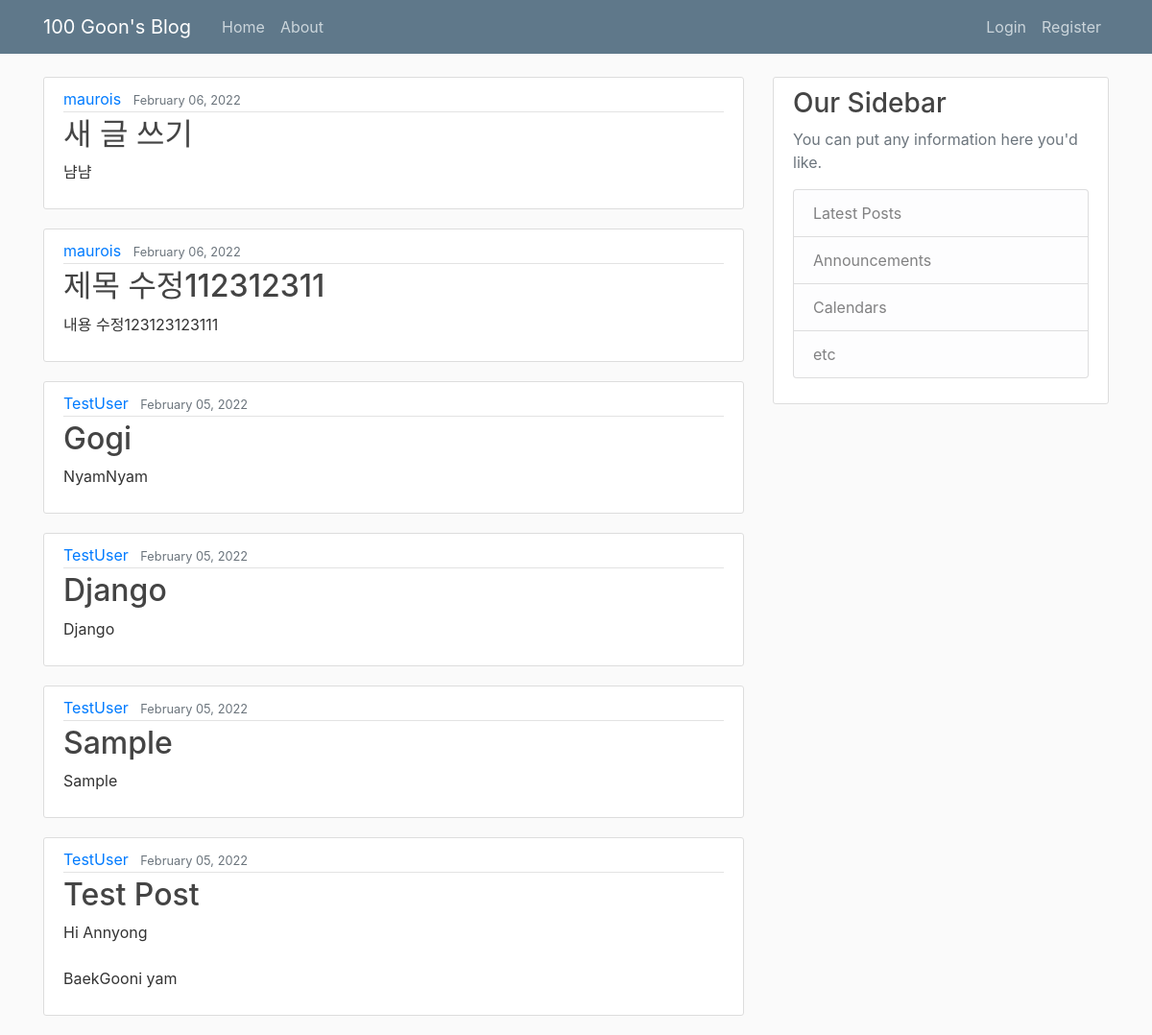
Before: / with the older database file.
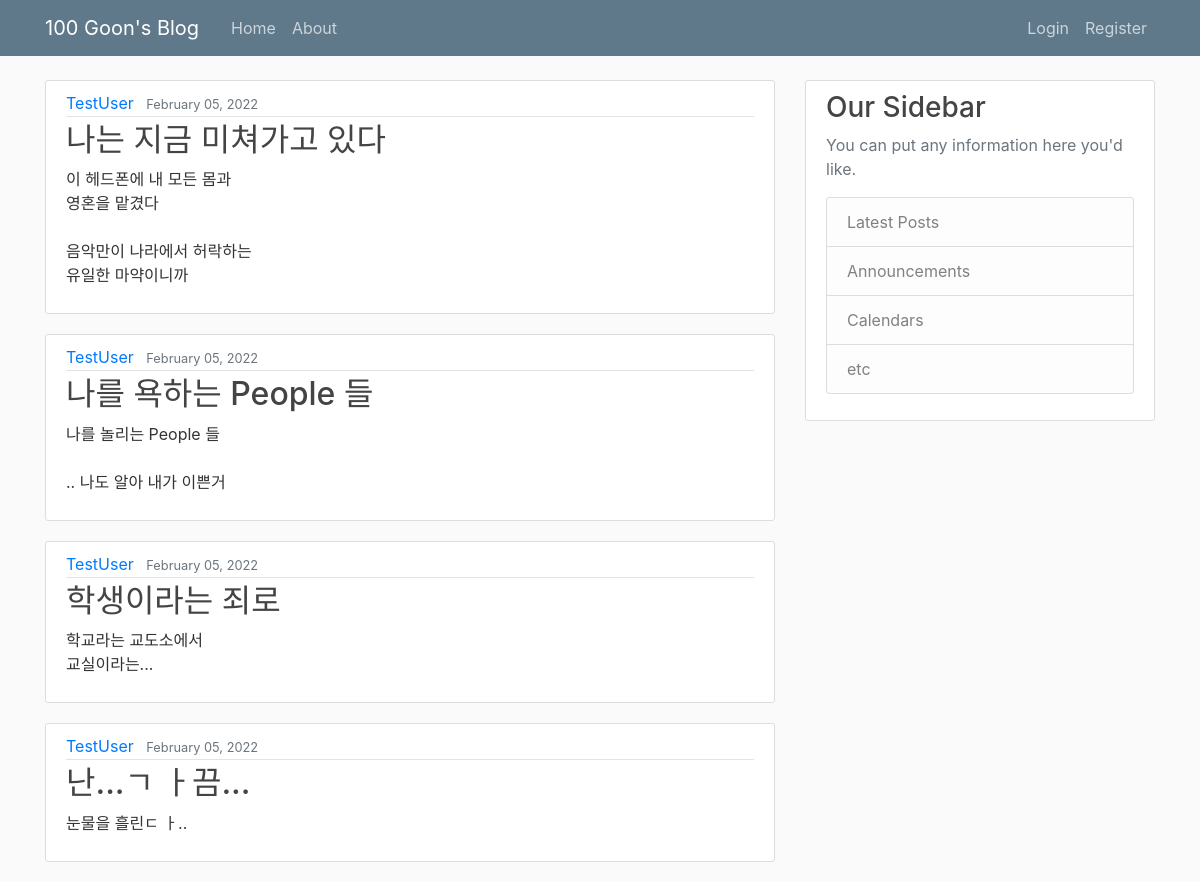
After: the same page with the newer database file.
### blog/models.py (models this page shows, shortened)
class Post(models.Model):
    title = models.CharField(max_length=100)
    content = models.TextField()
    date_posted = models.DateTimeField(default=timezone.now) # 'date published' / default=timezone.now()
    author = models.ForeignKey(User, on_delete=models.CASCADE)

### blog/views.py (the view)
# urls.py: path('', PostListView.as_view(), name='blog-home'),
class PostListView(ListView):
    model = Post
    template_name = 'blog/home.html'
    context_object_name = 'posts'
    ordering = ['-date_posted']

### blog/templates/blog/home.html
{% extends "blog/base.html" %}
{% block content %}
	{% for post in posts %}
		<article class="media content-section">
		  <div class="media-body">
			<div class="article-metadata">
			  <a class="mr-2" href="#">{{ post.author }}</a>
			  <small class="text-muted">{{ post.date_posted|date:"F d, Y" }}</small>
			</div>
			<h2><a class="article-title" href="{% url 'post-detail' post.id %}">{{ post.title }}</a></h2>
			<p class="article-content">{{ post.content }}</p>
		  </div>
		</article>
	{% endfor %}
{% endblock content %}

### blog/templates/blog/base.html (shortened to what this page needs)
{% load static %}
<!doctype html>
<html lang="en">
  <head>
    <link rel="stylesheet" href="https://maxcdn.bootstrapcdn.com/bootstrap/4.0.0/css/bootstrap.min.css">
	<link rel="stylesheet" type="text/css" href="{% static 'blog/main.css' %}">
  </head>
  <body>
  <header class="site-header">
	  <nav class="navbar navbar-expand-md navbar-dark bg-steel fixed-top">
		<div class="container">
		  <a class="navbar-brand mr-4" href="/">100 Goon's Blog</a>
		  <div class="collapse navbar-collapse" id="navbarToggle">
			<div class="navbar-nav mr-auto">
			  <a class="nav-item nav-link" href="{% url 'blog-home'%}">Home</a>
			  <a class="nav-item nav-link" href="{% url 'blog-about'%}">About</a>
			</div>
			<div class="navbar-nav">
			{% if user.is_authenticated %}
				<a class="nav-item nav-link" href="{% url 'post-create' %}">New Post</a>
				<a class="nav-item nav-link" href="{% url 'profile' %}">Profile</a>
				<a class="nav-item nav-link" href="{% url 'logout' %}">Logout</a>
			{% else %}
				<a class="nav-item nav-link" href="{% url 'login' %}">Login</a>
				<a class="nav-item nav-link" href="{% url 'register' %}">Register</a>
			{% endif %}
			</div>
		  </div>
		</div>
	  </nav>
	</header>
	<main role="main" class="container">
	  <div class="row">
		<div class="col-md-8">
			{% block content %}{% endblock %}
		</div>
		<div class="col-md-4">
		  <div class="content-section">
			<h3>Our Sidebar</h3>
			<p class='text-muted'>You can put any information here you'd like.
			  <ul class="list-group">
				<li class="list-group-item list-group-item-light">Latest Posts</li>
				<li class="list-group-item list-group-item-light">Announcements</li>
				<li class="list-group-item list-group-item-light">Calendars</li>
				<li class="list-group-item list-group-item-light">etc</li>
			  </ul>
			</p>
		  </div>
		</div>
	  </div>
	</main>
  </body>
</html>

### blog/static/blog/main.css (style rules this page uses)
body { background: #fafafa; color: #333333; margin-top: 5rem; }
h1, h2, h3, h4, h5, h6 { color: #444444; }
ul { margin: 0; }
.bg-steel { background-color: #5f788a; }
.site-header .navbar-nav .nav-link { color: #cbd5db; }
.content-section { background: #ffffff; padding: 10px 20px; border: 1px solid #dddddd; border-radius: 3px; margin-bottom: 20px; }
.article-title { color: #444444; }
.article-content { white-space: pre-line; }
.article-metadata { padding-bottom: 1px; margin-bottom: 4px; border-bottom: 1px solid #e3e3e3 }

Changed rows visible on the page:
removed Post: author "maurois", date_posted "February 06, 2022", title "새 글 쓰기", content "냠냠"
removed Post: author "maurois", date_posted "February 06, 2022", title "제목 수정112312311", content "내용 수정123123123111"
changed Post: title "Gogi" → "나는 지금 미쳐가고 있다"; content "NyamNyam" → "이 헤드폰에 내 모든 몸과 영혼을 맡겼다 음악만이 나라에서 허락하는 유일한 마약이니까"
changed Post: title "Django" → "나를 욕하는 People 들"; content "Django" → "나를 놀리는 People 들 .. 나도 알아 내가 이쁜거"
changed Post: title "Sample" → "학생이라는 죄로"; content "Sample" → "학교라는 교도소에서 교실이라는..."
changed Post: title "Test Post" → "난...ㄱ ㅏ끔..."; content "Hi Annyong BaekGooni yam" → "눈물을 흘린ㄷ ㅏ.."
